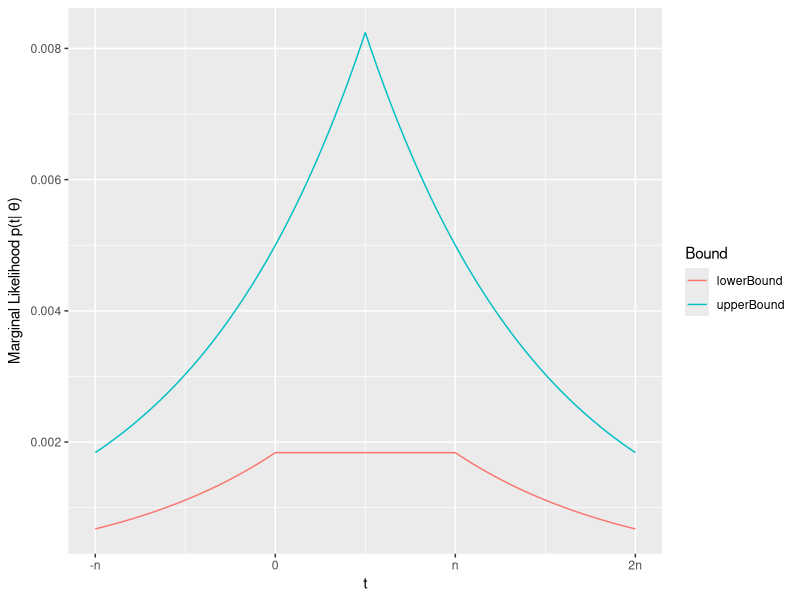
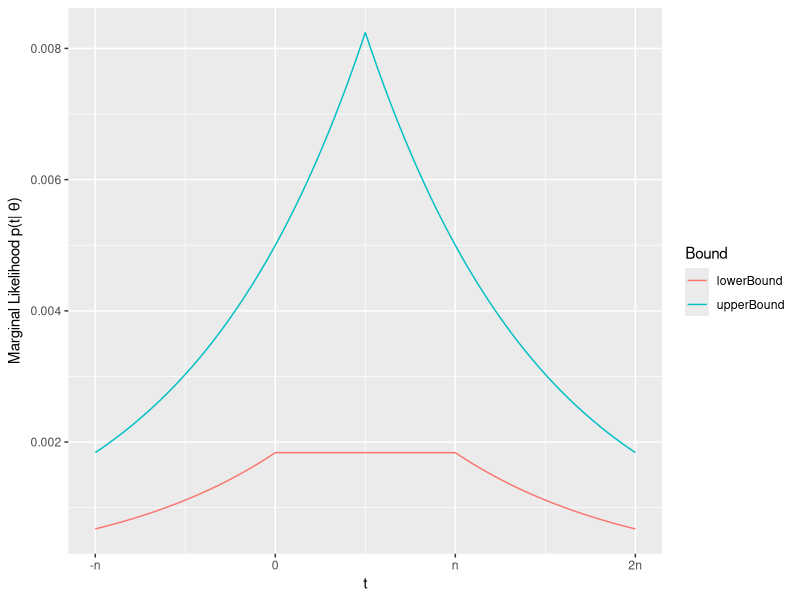

These figures' R source, in order:
library(tidyverse)
setwd("C:/Users/User/Documents/Overleaf/IP and DP/code")

n <- 100
epsilon <- 0.01
t <- seq(from = -n, to = 2*n, by = 0.1)


upperBound <- epsilon/2*exp(epsilon*(n/2-abs(t-n/2))) 
lowerBound <- (t < 0)*epsilon/2*exp(-epsilon*(n-t)) +
  (t >= 0 & t <= n)*(epsilon/2*exp(-epsilon*n)) +
  (t > n)*epsilon/2*exp(-epsilon*t)

plotData <- tibble(t = t, upperBound = upperBound, lowerBound = lowerBound) |>
  pivot_longer(cols = c(upperBound, lowerBound), names_to = "Bound", values_to = "y")

ggplot(plotData, aes(x = t, y = y, colour = Bound)) +
  geom_line() +
  ylab(expression("Marginal Likelihood p(t| " * theta * ")")) +
  scale_x_continuous(labels = c("-n", "0", "n", "2n"))

ggsave("../figs/LaplaceMarginalLikelihood.png")
       